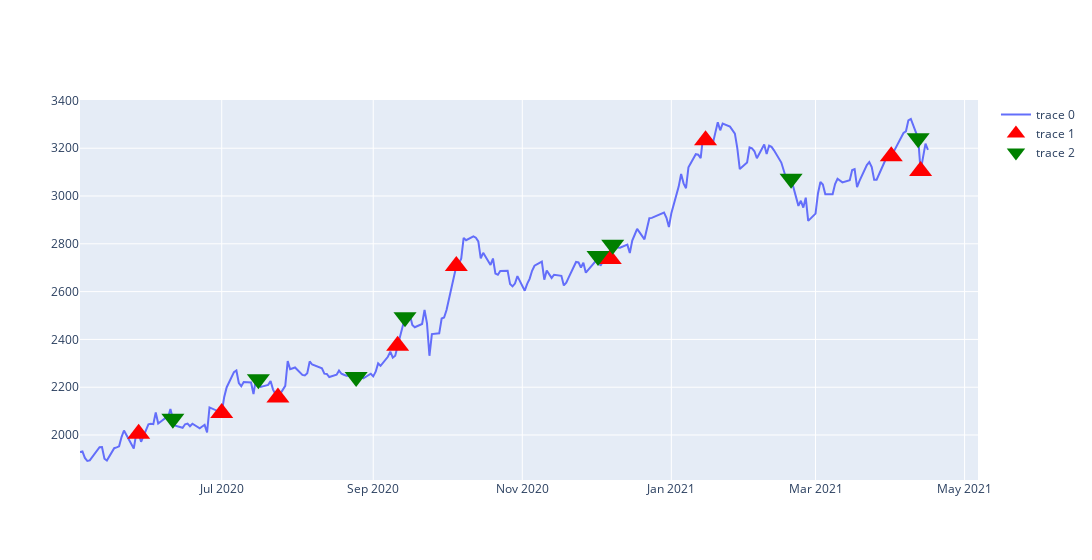

This figure's notebook cell:
### Code cell
# Plot all the relevant values
close_chart = go.Scatter(x=rev_df["Date"], y=rev_df["Close"], mode="lines")
buy_chart = go.Scatter(x=buy_df["Date"], y=buy_df["Close"], mode="markers", marker_symbol="triangle-up", marker=dict(size=20, color="red"))
sell_chart = go.Scatter(x=sell_df["Date"], y=sell_df["Close"], mode="markers", marker_symbol="triangle-down", marker=dict(size=20, color="green"))
fig = go.Figure(data=[close_chart, buy_chart, sell_chart])
fig.update_layout(width=1200)
fig.show()

### Figure 1 — Plotly figure (JSON) as saved in the notebook; plotly's stock layout.template omitted (floating-point values rounded to 4 significant figures; data arrays with more than 128 entries replaced by an {"elided": "..."} marker saying what was removed)
{"data": [{"mode": "lines", "type": "scatter", "x": {"elided": "241 str values"}, "y": {"elided": "241 float values"}}, {"marker": {"color": "red", "size": 20, "symbol": "triangle-up"}, "mode": "markers", "type": "scatter", "x": ["2020-05-28T00:00:00", "2020-07-01T00:00:00", "2020-07-24T00:00:00", "2020-09-11T00:00:00", "2020-10-05T00:00:00", "2020-12-07T00:00:00", "2021-01-15T00:00:00", "2021-04-01T00:00:00", "2021-04-13T00:00:00"], "y": [2005.0, 2093.0, 2157.0, 2374.0, 2707.0, 2736, 3234.0, 3166.0, 3105]}, {"marker": {"color": "green", "size": 20, "symbol": "triangle-down"}, "mode": "markers", "type": "scatter", "x": ["2020-06-11T00:00:00", "2020-07-16T00:00:00", "2020-08-25T00:00:00", "2020-09-14T00:00:00", "2020-12-02T00:00:00", "2020-12-08T00:00:00", "2021-02-19T00:00:00", "2021-04-12T00:00:00"], "y": [2068.0, 2234.0, 2242.0, 2492.0, 2749.0, 2796.0, 3072.0, 3241.0]}], "layout": {"width": 1200}}
